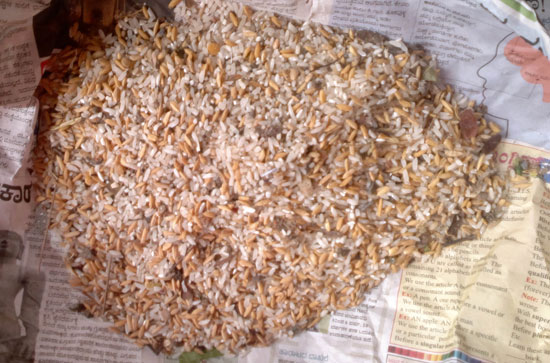
%> input picture rice.jpg, 550 x 363 px
$ octave blob2.m   (GNU Octave 9; MATLAB toolbox functions it lacks are replaced by stand-ins)
%> lines starting %> are read from the running program, lines starting %| are printed output that depends on the picture
clc
clear all
sigma = 3;

% Filter image with LoG
I = double(rgb2gray(imread('rice.jpg')));
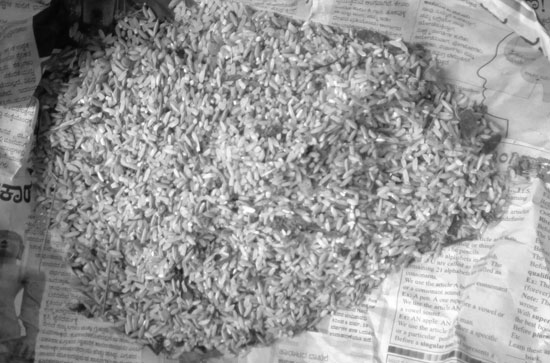
%> I: size 363x550 double; min 3, max 255, mean 151.4
h = fspecial('log', sigma*6, sigma);
B = -imfilter(I,h);
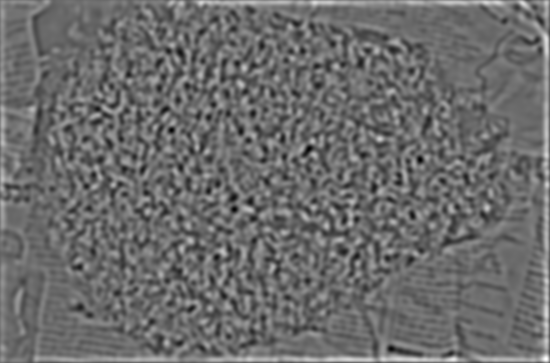
%> B: size 363x550 double; min -7.48, max 10.48, mean 0.167; drawn with min black and max white
imagesc(B); pause;
%> after `imagesc(B)`:
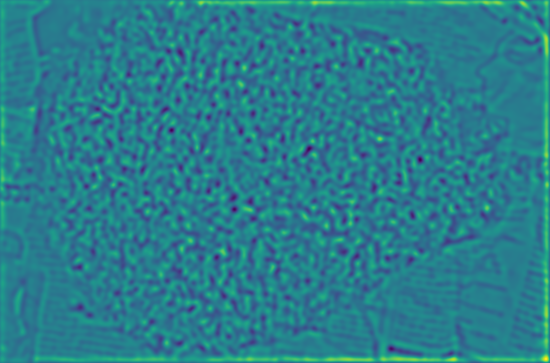
%> displayed picture: size 363x550x3, on the screen's scale of 0 to 255; mean R, G, B 41.3, 126, 140.3

% Threshold
B(B < 5) = 0;
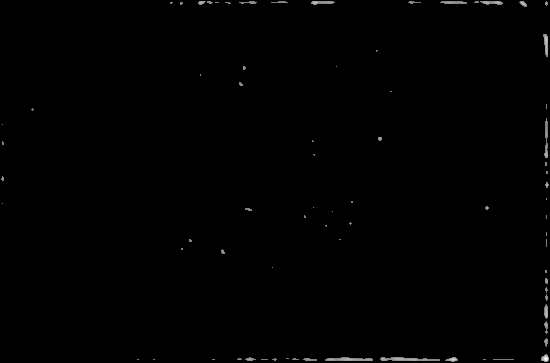
%> B: size 363x550 double; min 0, max 10.48, mean 0.0437; drawn with min black and max white
imagesc(B); pause;

% Dilate then compare to get all
% local maximum in 3 pixel radius
Bd = imdilate(B,strel('disk',3));
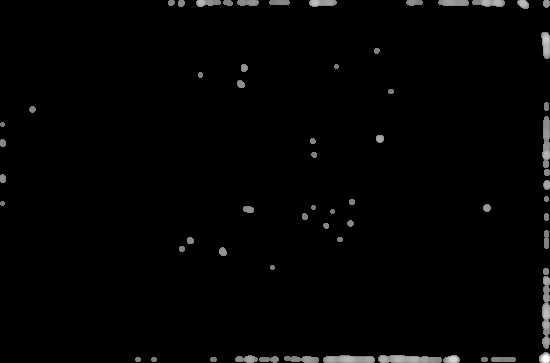
%> Bd: size 363x550 double; min 0, max 10.48, mean 0.158; drawn with min black and max white
imagesc(Bd); pause;
%> after `imagesc(Bd)`:
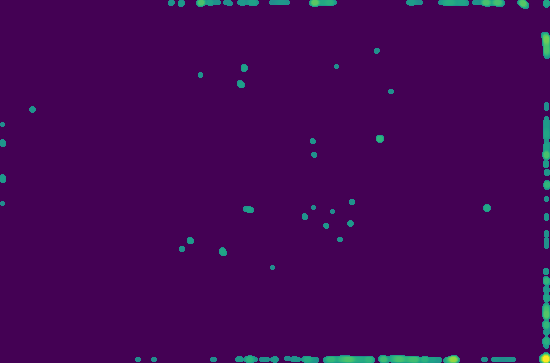
%> displayed picture: size 363x550x3, on the screen's scale of 0 to 255; mean R, G, B 67.3, 5.2, 85.2
P = (B == Bd) .* B;
imagesc(P);
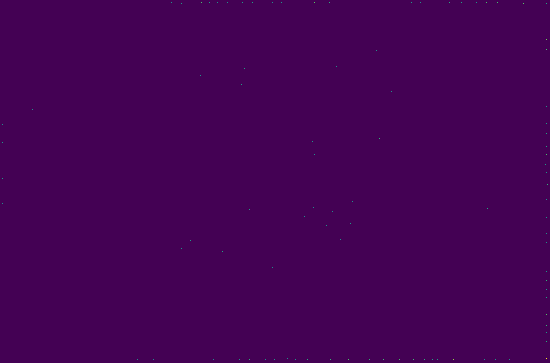
%> displayed picture: size 363x550x3, on the screen's scale of 0 to 255; mean R, G, B 68, 1.1, 84

% Get point locations
loc = find(P > 0);
%> loc = 94 values from 851 to 198746
fprintf('There are %d blobs\n',numel(loc));
%| There are 94 blobs

$ run again, with aa.jpg copied over rice.jpg
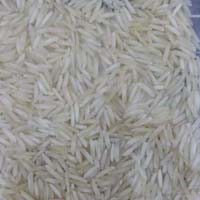
%> input picture aa.jpg, 200 x 200 px
%> `Bd = imdilate(B,strel('disk',3));`:
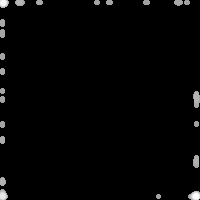
%> Bd: size 200x200 double; min 0, max 8, mean 0.136; drawn with min black and max white
%> `imagesc(Bd)`:
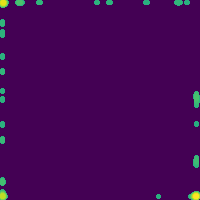
%> displayed picture: size 200x200x3, on the screen's scale of 0 to 255; mean R, G, B 68.1, 5.6, 84.6
%> loc = 23 values from 423 to 39397
%| There are 23 blobs
